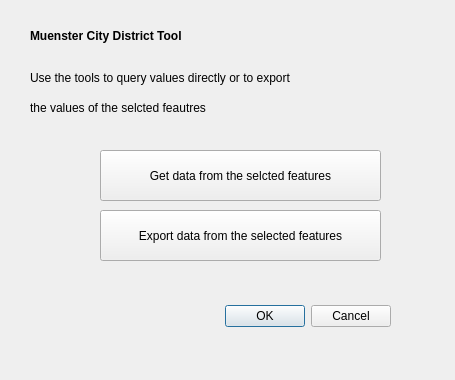
<?xml version="1.0" encoding="UTF-8"?>
<ui version="4.0">
 <class>MuensterCityDistrictToolDialogBase</class>
 <widget class="QDialog" name="MuensterCityDistrictToolDialogBase">
  <property name="geometry">
   <rect>
    <x>0</x>
    <y>0</y>
    <width>455</width>
    <height>380</height>
   </rect>
  </property>
  <property name="windowTitle">
   <string>Muenster City District Tool</string>
  </property>
  <widget class="QDialogButtonBox" name="button_box">
   <property name="geometry">
    <rect>
     <x>50</x>
     <y>300</y>
     <width>341</width>
     <height>32</height>
    </rect>
   </property>
   <property name="orientation">
    <enum>Qt::Horizontal</enum>
   </property>
   <property name="standardButtons">
    <set>QDialogButtonBox::Cancel|QDialogButtonBox::Ok</set>
   </property>
  </widget>
  <widget class="QLabel" name="label">
   <property name="geometry">
    <rect>
     <x>30</x>
     <y>20</y>
     <width>181</width>
     <height>31</height>
    </rect>
   </property>
   <property name="font">
    <font>
     <weight>75</weight>
     <bold>true</bold>
    </font>
   </property>
   <property name="text">
    <string>Muenster City District Tool</string>
   </property>
  </widget>
  <widget class="QLabel" name="label_2">
   <property name="geometry">
    <rect>
     <x>30</x>
     <y>70</y>
     <width>301</width>
     <height>16</height>
    </rect>
   </property>
   <property name="text">
    <string>Use the tools to query values directly or to export </string>
   </property>
  </widget>
  <widget class="QLabel" name="label_3">
   <property name="geometry">
    <rect>
     <x>30</x>
     <y>100</y>
     <width>211</width>
     <height>16</height>
    </rect>
   </property>
   <property name="text">
    <string>the values of the selcted feautres</string>
   </property>
  </widget>
  <widget class="QPushButton" name="btnGetData">
   <property name="geometry">
    <rect>
     <x>100</x>
     <y>150</y>
     <width>281</width>
     <height>51</height>
    </rect>
   </property>
   <property name="text">
    <string>Get data from the selcted features</string>
   </property>
  </widget>
  <widget class="QPushButton" name="btnExportData">
   <property name="geometry">
    <rect>
     <x>100</x>
     <y>210</y>
     <width>281</width>
     <height>51</height>
    </rect>
   </property>
   <property name="text">
    <string>Export data from the selected features</string>
   </property>
  </widget>
 </widget>
 <resources/>
 <connections>
  <connection>
   <sender>button_box</sender>
   <signal>accepted()</signal>
   <receiver>MuensterCityDistrictToolDialogBase</receiver>
   <slot>accept()</slot>
   <hints>
    <hint type="sourcelabel">
     <x>20</x>
     <y>20</y>
    </hint>
    <hint type="destinationlabel">
     <x>20</x>
     <y>20</y>
    </hint>
   </hints>
  </connection>
  <connection>
   <sender>button_box</sender>
   <signal>rejected()</signal>
   <receiver>MuensterCityDistrictToolDialogBase</receiver>
   <slot>reject()</slot>
   <hints>
    <hint type="sourcelabel">
     <x>20</x>
     <y>20</y>
    </hint>
    <hint type="destinationlabel">
     <x>20</x>
     <y>20</y>
    </hint>
   </hints>
  </connection>
 </connections>
</ui>
